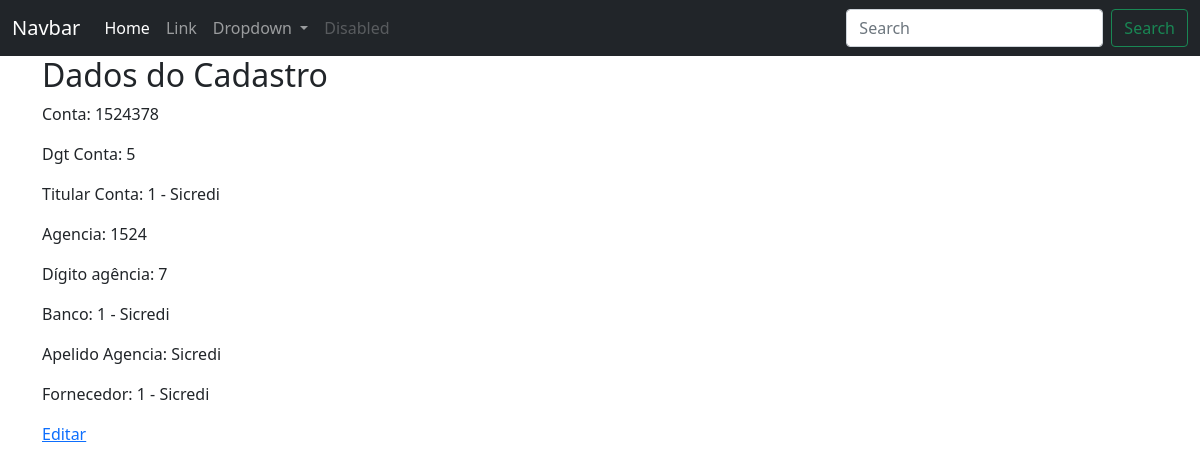
The app's page /financeiro/bancos/agencias/contas/1 (signed in) with its own data.
### ERP/models.py (models this page shows, shortened)
class ContasBancarias(database.Model):
    __tablename__ = 'contas_bancarias'
    id = database.Column(database.Integer, primary_key=True)
    id_agencia = database.Column(database.Integer, database.ForeignKey('agencia_bancos.id'))
    apelido_conta = database.Column(database.String, unique=True)
    nro_conta = database.Column(database.String)
    digito_conta = database.Column(database.String)
    id_titular = database.Column(database.Integer, database.ForeignKey('agencia_bancos.id'))
    cheque_especial = database.Column(database.Float, default=0)
    cheque_especial_utilizado = database.Column(database.Float, default=0)
    cheque_especial_disponivel = database.Column(database.Float, default=0)
    saldo_conta = database.Column(database.Float, default=0)
    situacao_conta = database.Column(database.Integer, default=1) #1- Ativo, 2 - Arquivada
    data_cadastro = database.Column(database.DateTime, default=datetime.utcnow())
    id_usuario_cadastro = database.Column(database.Integer, database.ForeignKey('usuarios.id'), nullable=False,
                                          default=1)

class ClientesFornecedores(database.Model):
    __tablename__ ='clientes_fornecedores'
    id = database.Column(database.Integer, primary_key=True)
    nome_fantasia = database.Column(database.String(500))
    razao_social = database.Column(database.String(500))
    cnpj = database.Column(database.String(20), unique=True)
    rua = database.Column(database.String(100))
    complemento = database.Column(database.String(70))
    nro = database.Column(database.String(20))
    bairro = database.Column(database.String(70))
    cidade = database.Column(database.String(70))
    uf = database.Column(database.String(2))
    cep = database.Column(database.String(15))
    data_fundacao = database.Column(database.DateTime)
    cpf = database.Column(database.String(20), unique=True)
    nome = database.Column(database.String(100))
    telefone = database.Column(database.String(20))
    telefone2 = database.Column(database.String(20))
    telefone3 = database.Column(database.String(20))
    email = database.Column(database.String(100))
    data_aniversario = database.Column(database.DateTime)
    obs = database.Column(database.Text)
    data_cadastro = database.Column(database.DateTime, default=datetime.utcnow())
    tipo_cadastro = database.Column(database.Integer, database.ForeignKey('tipos_cadastro.id'), nullable=False)
    id_usuario_cadastro = database.Column(database.Integer, database.ForeignKey('usuarios.id'), nullable=False)

class AgenciaBanco(database.Model):
    __tablename__ = 'agencia_bancos'
    id = database.Column(database.Integer, primary_key=True)
    agencia = database.Column(database.String)
    digito_agencia = database.Column(database.String)
    id_banco = database.Column(database.Integer, database.ForeignKey('bancos.id'))
    apelido_agencia = database.Column(database.String, unique=True)
    id_cliente = database.Column(database.Integer, database.ForeignKey('clientes_fornecedores.id'))
    data_cadastro = database.Column(database.DateTime, default=datetime.utcnow())
    id_usuario_cadastro = database.Column(database.Integer, database.ForeignKey('usuarios.id'), nullable=False,
                                          default=1)

class Bancos(database.Model):
    __tablename__ = 'bancos'
    id = database.Column(database.Integer, primary_key=True)
    cod_banco = database.Column(database.Integer, unique=True, nullable=False)
    nome_banco = database.Column(database.String, unique=True, nullable=False)
    data_cadastro = database.Column(database.DateTime, default=datetime.utcnow())
    id_usuario_cadastro = database.Column(database.Integer, database.ForeignKey('usuarios.id'), nullable=False,
                                          default=1)

### ERP/routes.py (the view)
@app.route('/financeiro/bancos/agencias/contas/<id_conta>')
@login_required
def contas_bancarias(id_conta):
    conta = ContasBancarias.query.get_or_404(id_conta)
    titular = ClientesFornecedores.query.get_or_404(conta.id_titular)
    agencia = AgenciaBanco.query.get_or_404(conta.id_agencia)
    banco = Bancos.query.get_or_404(agencia.id_banco)
    fornecedor = ClientesFornecedores.query.get_or_404(agencia.id_cliente)
    return render_template('conta_bancaria.html', conta=conta, titular=titular, agencia=agencia, banco=banco, fornecedor=fornecedor)

### ERP/routes.py (called while the page is built)
@login_manager.user_loader
def load_user(user_id):
    return Usuarios.query.get(int(user_id))

### ERP/templates/conta_bancaria.html
{% include 'base.html' %}
{% block content %}
    <div class="container">
        <h2>Dados do Cadastro</h2>
        <p>Conta: {{ conta.nro_conta }}</p>
        <p> Dgt Conta: {{conta.digito_conta }}</p>
        {% if titular.cpf %}
            <p>Titular Conta: {{ titular.id }} - {{ titular.nome }}</p>
        {% else %}
            <p>Titular Conta: {{ titular.id }} - {{ titular.razao_social }}</p>
        {% endif %}
        <p>Agencia: {{ agencia.agencia }}</p>
        <p>Dígito agência: {{ agencia.digito_agencia }}</p>
        <p>Banco: {{ banco.id }} - {{ banco.nome_banco }}</p>
        <p>Apelido Agencia: {{ agencia.apelido_agencia }}</p>
        <p>Fornecedor: {{ fornecedor.id }} - {{ fornecedor.razao_social }}</p>
        <p><a href="{{ url_for('editar_contas', id_conta=conta.id) }}">Editar</a></p>
    </div>
{% endblock %}

### records on screen
ContasBancarias: nro_conta "1524378", digito_conta "5"
ClientesFornecedores: id "1", razao_social "Sicredi"
AgenciaBanco: agencia "1524", digito_agencia "7", apelido_agencia "Sicredi"
Bancos: id "1", nome_banco "Sicredi"
